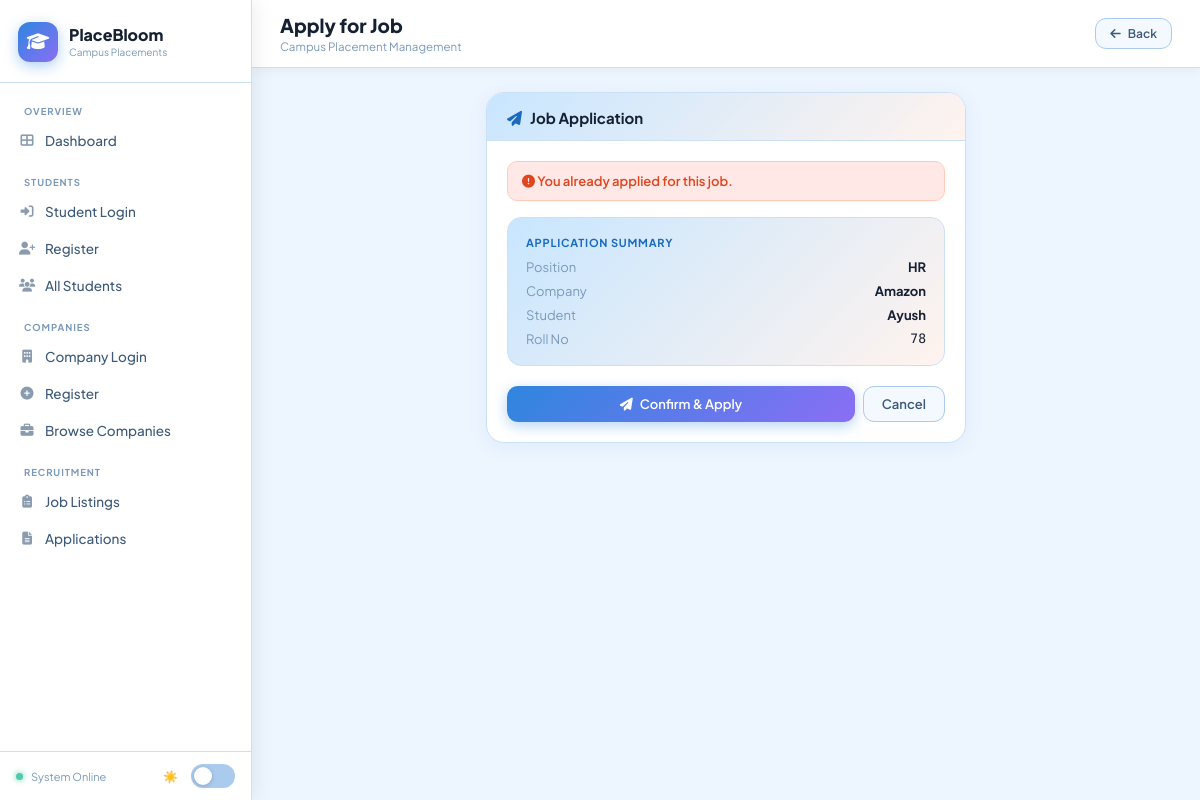
Screenshot of /applications/apply/5/ (signed in) with the database file from the repository.
### placement/models.py (models this page shows, shortened)
class Job(models.Model):
    job_id = models.AutoField(primary_key=True)
    company = models.ForeignKey(Company, on_delete=models.CASCADE, related_name='jobs')
    section = models.ForeignKey(PlacementSection, on_delete=models.SET_NULL, null=True, blank=True, related_name='jobs')
    position = models.CharField(max_length=120)
    description = models.TextField(blank=True)
    max_applicants = models.PositiveIntegerField(default=100)
    pay_rate = models.CharField(max_length=80, blank=True)
    post_date = models.DateField(auto_now_add=True)

class Company(models.Model):
    company_id = models.AutoField(primary_key=True)
    name = models.CharField(max_length=150)
    description = models.TextField(blank=True)
    website_link = models.URLField(blank=True)
    location = models.CharField(max_length=120, blank=True)
    password = models.CharField(max_length=128, blank=True)

class Student(models.Model):
    student_id = models.AutoField(primary_key=True)
    name = models.CharField(max_length=120)
    roll_no = models.CharField(max_length=50, unique=True)
    email = models.EmailField(unique=True)
    phone = models.CharField(max_length=30, blank=True)
    password = models.CharField(max_length=128)
    profile_pic = models.URLField(blank=True)
    github = models.URLField(blank=True)
    linkedin = models.URLField(blank=True)
    resume = models.URLField(blank=True)
    skills = models.TextField(blank=True)

### placement/views.py (the view, shortened to what this page needs)
# urls.py: path('applications/apply/', views.application_create, name='application_create'),
def application_create(request, job_id=None):
    sid = request.session.get('student_id')
    if not sid:
        return redirect('placement:student_login')
    student = get_object_or_404(Student, student_id=sid)
    if job_id:
        job = get_object_or_404(Job, job_id=job_id)
        if Application.objects.filter(student=student, job=job).exists():
            return render(request, 'placement/application_form.html', {
                'error': 'You already applied for this job.',
                'job': job,
                'student': student,
            })

### placement/templates/placement/application_form.html (shortened to what this page needs)
{% extends 'placement/base.html' %}
{% block page_title %}Apply for Job{% endblock %}
{% block topbar_right %}<a href="{% url 'placement:student_dashboard' %}" class="btn btn-ghost btn-sm"><i class="fas fa-arrow-left"></i> Back</a>{% endblock %}
{% block content %}
<div style="max-width:480px;margin:0 auto;"><div class="card">
  <div class="card-head" style="background:linear-gradient(135deg,var(--sky),var(--peach));border-radius:var(--r) var(--r) 0 0;"><span class="card-title"><i class="fas fa-paper-plane" style="color:var(--blue2);margin-right:8px;"></i>Job Application</span></div>
  <div class="card-body">
    {% if error %}<div style="background:#ffe8e6;border:1.5px solid #ffcbb8;border-radius:10px;padding:11px 14px;margin-bottom:16px;color:var(--coral2);font-size:13px;font-weight:600;"><i class="fas fa-exclamation-circle"></i> {{ error }}</div>{% endif %}
    {% if job %}
    <div style="background:linear-gradient(135deg,var(--sky),var(--peach));border-radius:14px;padding:18px;margin-bottom:20px;border:1.5px solid var(--border);">
      <div style="font-size:11px;font-weight:700;color:var(--blue2);text-transform:uppercase;letter-spacing:.07em;margin-bottom:10px;">Application Summary</div>
      <div style="display:grid;gap:8px;">
        <div class="flex" style="justify-content:space-between;"><span class="muted sm">Position</span><span class="fw7 sm">{{ job.position }}</span></div>
        <div class="flex" style="justify-content:space-between;"><span class="muted sm">Company</span><span class="fw7 sm">{{ job.company.name }}</span></div>
        <div class="flex" style="justify-content:space-between;"><span class="muted sm">Student</span><span class="fw7 sm">{{ student.name }}</span></div>
        <div class="flex" style="justify-content:space-between;"><span class="muted sm">Roll No</span><span class="mono sm">{{ student.roll_no }}</span></div>
      </div>
    </div>
    <form method="post" class="flex g2">{% csrf_token %}
      <button type="submit" class="btn btn-primary" style="flex:1;justify-content:center;"><i class="fas fa-paper-plane"></i> Confirm & Apply</button>
      <a href="{% url 'placement:student_dashboard' %}" class="btn btn-ghost">Cancel</a>
    </form>
    {% endif %}
  </div>
</div></div>
{% endblock %}

### placement/templates/placement/base.html (style rules this page uses)
[data-theme="light"] { --bg: #edf5ff; --bg2: #e2efff; --surface: #ffffff; --surface2: #f4f9ff; --peach: #fff3ee; --peach2: #ffddd0; --peach3: #ffbfa8; --sky: #c8e6ff; --sky2: #a0cdff; --sky3: #5ba3e8; --blue: #2e86de; --blue2: #1a6bbf; --coral: #ff5e3a; --coral2: #e04520; --mint: #4ecba8; --mint2: #2da882; --lav: #b39dfa; --lav2: #8b6ef5; --amber: #f59e0b; --text: #162032; --text2: #3d5a7a; --text3: #7a99bb; --border: #cce0f5; --border2: #aacbee; --topbar-bg: #ffffff; --sidebar-bg:#ffffff; --card-bg: #ffffff; --input-bg: #edf5ff; --hover-bg: #edf5ff; --shadow: 0 4px 20px rgba(46,134,222,.08); --shadow2: 0 8px 32px rgba(46,134,222,.16); }
*, *::before, *::after { box-sizing: border-box; margin: 0; padding: 0; }
html { scroll-behavior: smooth; }
body { font-family: 'Plus Jakarta Sans', sans-serif; background: var(--bg); color: var(--text); min-height: 100vh; display: flex; transition: background .3s, color .3s; }
.card { background: var(--card-bg); border: 1.5px solid var(--border); border-radius: 18px; box-shadow: var(--shadow); overflow: hidden; transition: background .3s, border-color .3s, box-shadow .2s; }
.card-head { padding: 15px 20px 13px; border-bottom: 1.5px solid var(--border); display: flex; align-items: center; justify-content: space-between; }
.card-title { font-weight: 700; font-size: 15px; color: var(--text); }
.card-body { padding: 20px; }
.btn { display: inline-flex; align-items: center; gap: 7px; padding: 9px 18px; border-radius: 11px; font-size: 13px; font-weight: 600; border: none; cursor: pointer; text-decoration: none; font-family: 'Plus Jakarta Sans', sans-serif; transition: all .18s; white-space: nowrap; }
.btn-primary { background: linear-gradient(135deg, var(--blue), var(--lav2)); color: #fff; box-shadow: 0 4px 14px rgba(46,134,222,.35); }
.btn-ghost { background: var(--surface2); color: var(--text2); border: 1.5px solid var(--border2); }
.btn-sm { padding: 7px 14px; font-size: 12px; }
.flex { display: flex; }
.g2 { gap: 8px; }
.mono { font-family: 'DM Mono', monospace; font-size: 12px; }
.muted { color: var(--text3); }
.sm { font-size: 13px; }
.fw7 { font-weight: 700; }

### rows the page displays
Job: position "HR", company.name "Amazon"
Student: name "Ayush", roll_no "78"

### other values shown
{{ error }} "You already applied for this job."
